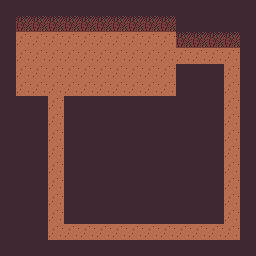

This is a level from a 2D game, rendered from its Tiled map with the project's own tilesets. A one-line summary and the complete map file follow:
An orthogonal 16x16 tile map with 16x16 px tiles, 1 tile layer (Tile Layer 1).

<map version="1.8" tiledversion="1.8.4" orientation="orthogonal" renderorder="right-down" width="16" height="16" tilewidth="16" tileheight="16" infinite="0" nextlayerid="2" nextobjectid="1">
 <tileset firstgid="1" source="tiles.tsx" />
 <layer id="1" name="Tile Layer 1" width="16" height="16">
  <data encoding="csv">
1,1,1,1,1,1,1,1,1,1,1,1,1,1,1,1,
1,3,3,3,3,3,3,3,3,3,3,1,1,1,1,1,
1,2,2,2,2,2,2,2,2,2,2,3,3,3,3,1,
1,2,2,2,2,2,2,2,2,2,2,2,2,2,2,1,
1,2,2,2,2,2,2,2,2,2,2,1,1,1,2,1,
1,2,2,2,2,2,2,2,2,2,2,1,1,1,2,1,
1,1,1,2,1,1,1,1,1,1,1,1,1,1,2,1,
1,1,1,2,1,1,1,1,1,1,1,1,1,1,2,1,
1,1,1,2,1,1,1,1,1,1,1,1,1,1,2,1,
1,1,1,2,1,1,1,1,1,1,1,1,1,1,2,1,
1,1,1,2,1,1,1,1,1,1,1,1,1,1,2,1,
1,1,1,2,1,1,1,1,1,1,1,1,1,1,2,1,
1,1,1,2,1,1,1,1,1,1,1,1,1,1,2,1,
1,1,1,2,1,1,1,1,1,1,1,1,1,1,2,1,
1,1,1,2,2,2,2,2,2,2,2,2,2,2,2,1,
1,1,1,1,1,1,1,1,1,1,1,1,1,1,1,1
</data>
 </layer>
</map>
